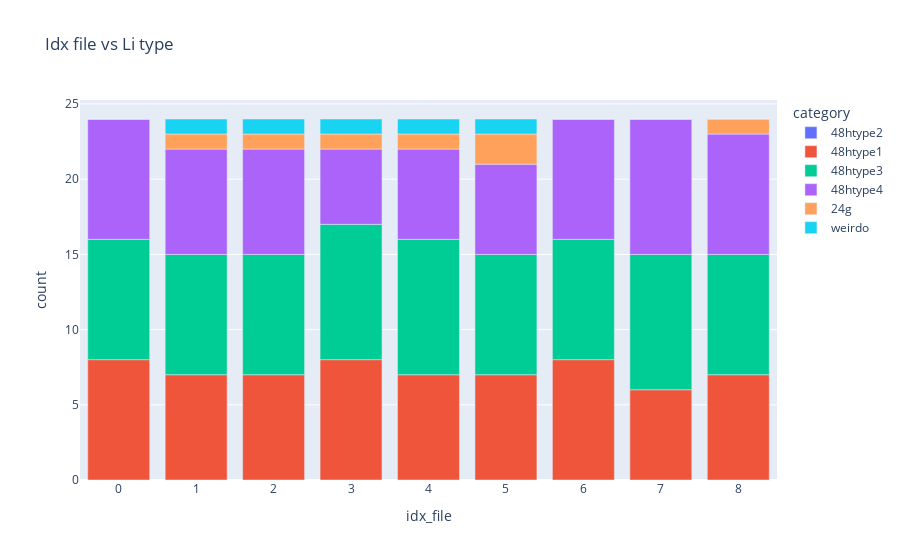

Write notebook code for a chart like this one.
### Code cell
Mapping.Labelling.get_amount_type(df_mapping_metainfo_sorted, litype, el = "Li")
df_amount_type_sorted = Plot.Mapping.Labelling.plot_amount_type(df_mapping_metainfo_sorted, litype, el, style, category_labels)

### Figure 1 — Plotly figure (JSON) as saved in the notebook; plotly's stock layout.template omitted (floating-point values rounded to 4 significant figures)
{"data": [{"alignmentgroup": "True", "hovertemplate": "category=48htype2<br>idx_file=%{x}<br>count=%{y}<extra></extra>", "legendgroup": "48htype2", "marker": {"color": "#636efa", "pattern": {"shape": ""}}, "name": "48htype2", "offsetgroup": "48htype2", "orientation": "v", "showlegend": true, "textposition": "auto", "type": "bar", "x": [0, 1, 2, 3, 4, 5, 6, 7, 8], "xaxis": "x", "y": [0, 0, 0, 0, 0, 0, 0, 0, 0], "yaxis": "y"}, {"alignmentgroup": "True", "hovertemplate": "category=48htype1<br>idx_file=%{x}<br>count=%{y}<extra></extra>", "legendgroup": "48htype1", "marker": {"color": "#EF553B", "pattern": {"shape": ""}}, "name": "48htype1", "offsetgroup": "48htype1", "orientation": "v", "showlegend": true, "textposition": "auto", "type": "bar", "x": [0, 1, 2, 3, 4, 5, 6, 7, 8], "xaxis": "x", "y": [8, 7, 7, 8, 7, 7, 8, 6, 7], "yaxis": "y"}, {"alignmentgroup": "True", "hovertemplate": "category=48htype3<br>idx_file=%{x}<br>count=%{y}<extra></extra>", "legendgroup": "48htype3", "marker": {"color": "#00cc96", "pattern": {"shape": ""}}, "name": "48htype3", "offsetgroup": "48htype3", "orientation": "v", "showlegend": true, "textposition": "auto", "type": "bar", "x": [0, 1, 2, 3, 4, 5, 6, 7, 8], "xaxis": "x", "y": [8, 8, 8, 9, 9, 8, 8, 9, 8], "yaxis": "y"}, {"alignmentgroup": "True", "hovertemplate": "category=48htype4<br>idx_file=%{x}<br>count=%{y}<extra></extra>", "legendgroup": "48htype4", "marker": {"color": "#ab63fa", "pattern": {"shape": ""}}, "name": "48htype4", "offsetgroup": "48htype4", "orientation": "v", "showlegend": true, "textposition": "auto", "type": "bar", "x": [0, 1, 2, 3, 4, 5, 6, 7, 8], "xaxis": "x", "y": [8, 7, 7, 5, 6, 6, 8, 9, 8], "yaxis": "y"}, {"alignmentgroup": "True", "hovertemplate": "category=24g<br>idx_file=%{x}<br>count=%{y}<extra></extra>", "legendgroup": "24g", "marker": {"color": "#FFA15A", "pattern": {"shape": ""}}, "name": "24g", "offsetgroup": "24g", "orientation": "v", "showlegend": true, "textposition": "auto", "type": "bar", "x": [0, 1, 2, 3, 4, 5, 6, 7, 8], "xaxis": "x", "y": [0, 1, 1, 1, 1, 2, 0, 0, 1], "yaxis": "y"}, {"alignmentgroup": "True", "hovertemplate": "category=weirdo<br>idx_file=%{x}<br>count=%{y}<extra></extra>", "legendgroup": "weirdo", "marker": {"color": "#19d3f3", "pattern": {"shape": ""}}, "name": "weirdo", "offsetgroup": "weirdo", "orientation": "v", "showlegend": true, "textposition": "auto", "type": "bar", "x": [0, 1, 2, 3, 4, 5, 6, 7, 8], "xaxis": "x", "y": [0, 1, 1, 1, 1, 1, 0, 0, 0], "yaxis": "y"}], "layout": {"barmode": "relative", "legend": {"title": {"text": "category"}, "tracegroupgap": 0}, "title": {"text": "Idx file vs Li type"}, "xaxis": {"anchor": "y", "domain": [0, 1], "title": {"text": "idx_file"}}, "yaxis": {"anchor": "x", "domain": [0, 1], "title": {"text": "count"}}}}
